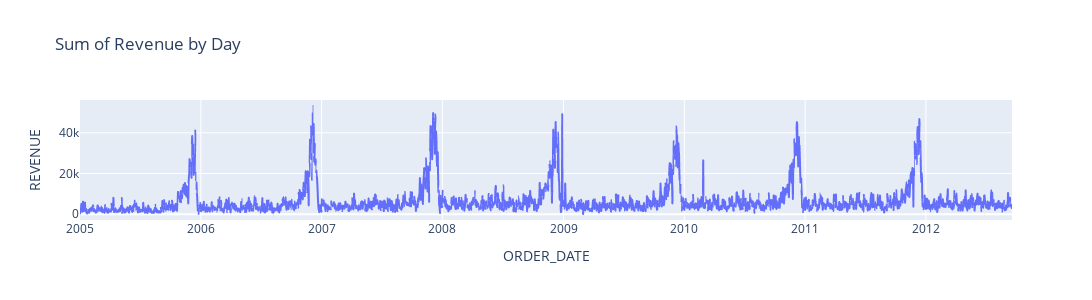

Notebook code for this chart:
### Code cell
### Revenue
##fig = make_subplots(rows=2, cols=1)

fig = px.line(df_bydate, x='ORDER_DATE', y='REVENUE',title="Sum of Revenue by Day", width=1200, height=300)
fig.show()

### Figure 1 — Plotly figure (JSON) as saved in the notebook; plotly's stock layout.template omitted (floating-point values rounded to 4 significant figures; data arrays with more than 128 entries replaced by an {"elided": "..."} marker saying what was removed)
{"data": [{"hovertemplate": "ORDER_DATE=%{x}<br>REVENUE=%{y}<extra></extra>", "legendgroup": "", "line": {"color": "#636efa", "dash": "solid"}, "mode": "lines", "name": "", "showlegend": false, "type": "scattergl", "x": {"elided": "2815 str values"}, "xaxis": "x", "y": {"elided": "2815 float values"}, "yaxis": "y"}], "layout": {"height": 300, "legend": {"tracegroupgap": 0}, "title": {"text": "Sum of Revenue by Day"}, "width": 1200, "xaxis": {"anchor": "y", "domain": [0, 1], "title": {"text": "ORDER_DATE"}}, "yaxis": {"anchor": "x", "domain": [0, 1], "title": {"text": "REVENUE"}}}}
